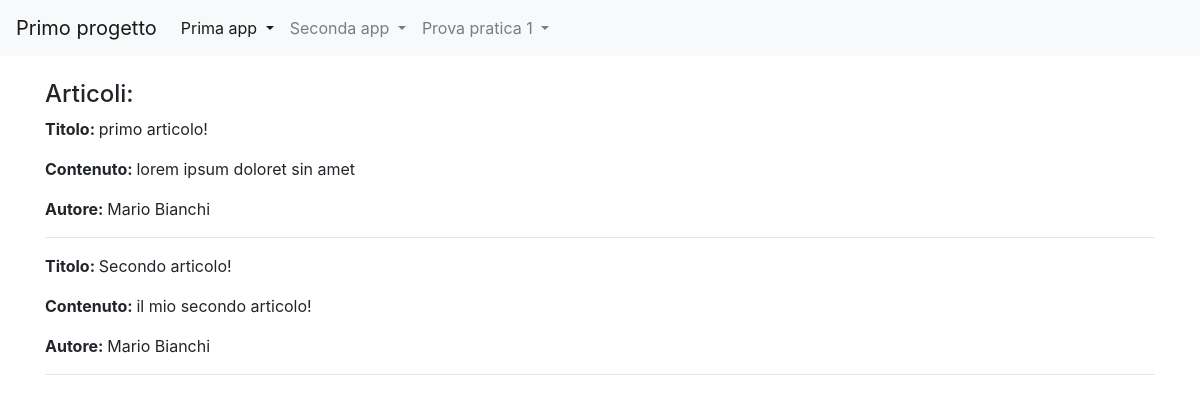
/news/lista_articoli, run on an earlier commit of the app's database.
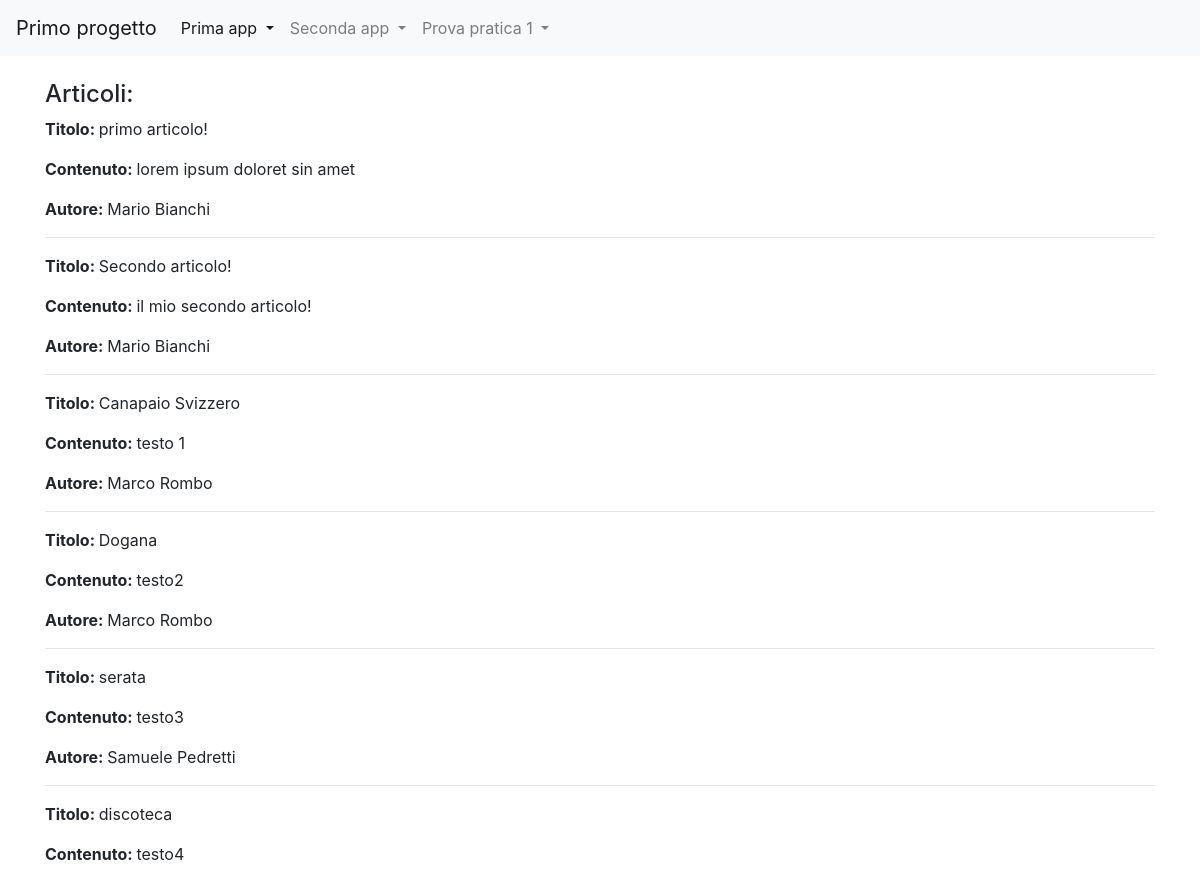
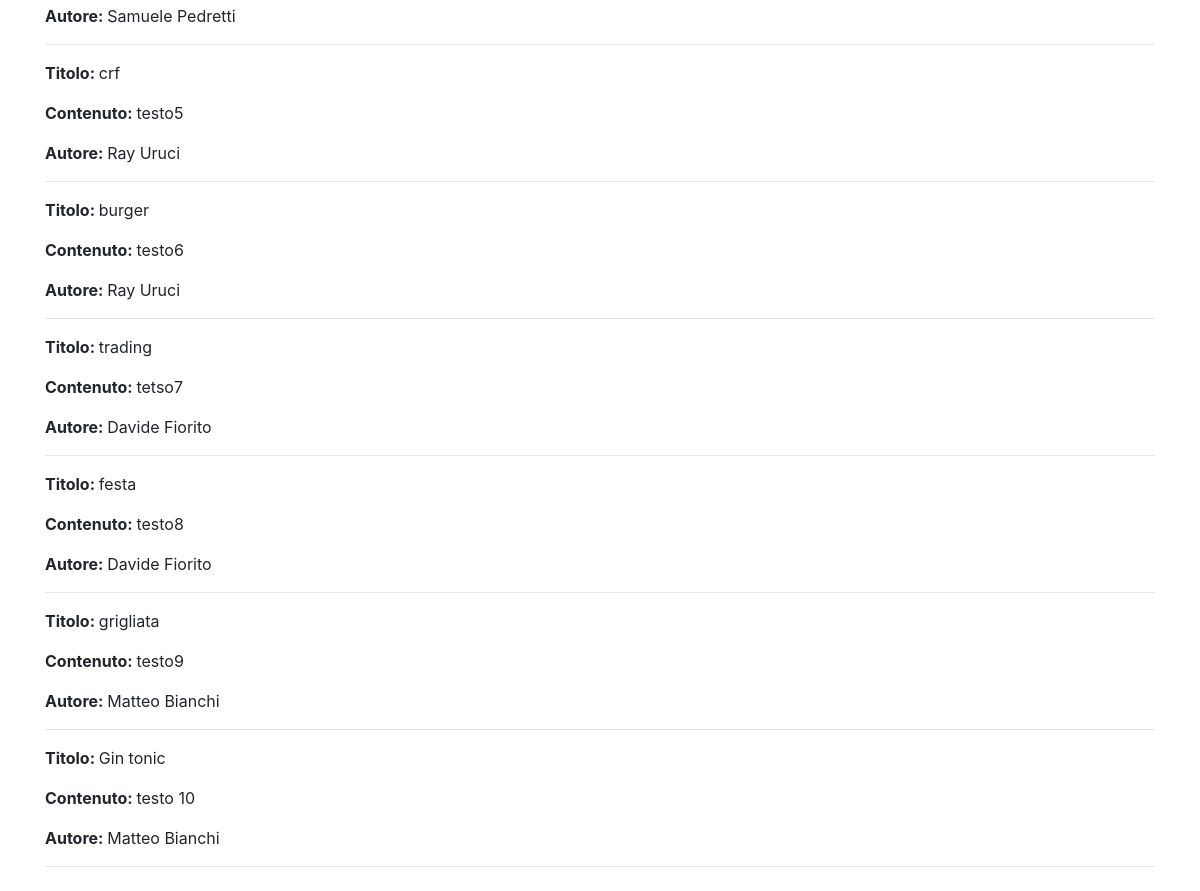
And on a later commit of the database (2 pictures, top to bottom).
### news/models.py (models this page shows, shortened)
class Articolo (models.Model):
    titolo = models.CharField(max_length=100)
    contenuto = models.TextField()
    giornalista = models.ForeignKey(Giornalista, on_delete=models.CASCADE, related_name="articoli")
    data=models.DateField(auto_now=True,blank=True)
    visualizzazioni=models.IntegerField(default=0,blank=True)
    class Meta:
            verbose_name = "Articolo"
            verbose_name_plural = "Articoli"

class Giornalista (models.Model):
    nome = models.CharField(max_length=20)
    cognome = models. CharField (max_length=20)
    anno_di_nascita = models.DateField(blank=True)
    def __str__(self):
        return self.nome + " " + self.cognome
    class Meta:
        verbose_name = "Giornalista"
        verbose_name_plural = "Giornalisti"

### news/views.py (the view)
# urls.py: path("lista_articoli", listaArticoli, name="lista_articoli")
def listaArticoli (request, pk=None):
    if pk==None:
        articoli = Articolo.objects.all()
    else:
        articoli = Articolo.objects.filter(giornalista_id=pk)
    context= {
        'articoli': articoli,
    }
    return render (request, 'lista_articoli.html', context)

### news/templates/news/lista_articoli.html (shortened to what this page needs)
{% extends 'base.html' %}
{% block content %}
<h4>Articoli:</h4>
    {% for articolo in articoli %}
        <p><strong>Titolo: </strong>{{ articolo.titolo }}</p>
        <p><strong>Contenuto: </strong>{{ articolo.contenuto }}</p>
        <p><strong>Autore: </strong>{{ articolo.giornalista }}</p>
        <hr>
    {% endfor %}
{% endblock content %}

What changed in the data, as far as the page shows it:
added Articolo: titolo "Canapaio Svizzero", contenuto "testo 1", giornalista "Marco Rombo"
added Articolo: titolo "Dogana", contenuto "testo2", giornalista "Marco Rombo"
added Articolo: titolo "serata", contenuto "testo3", giornalista "Samuele Pedretti"
added Articolo: titolo "discoteca", contenuto "testo4", giornalista "Samuele Pedretti"
added Articolo: titolo "crf", contenuto "testo5", giornalista "Ray Uruci"
added Articolo: titolo "burger", contenuto "testo6", giornalista "Ray Uruci"
added Articolo: titolo "trading", contenuto "tetso7", giornalista "Davide Fiorito"
added Articolo: titolo "festa", contenuto "testo8", giornalista "Davide Fiorito"
added Articolo: titolo "grigliata", contenuto "testo9", giornalista "Matteo Bianchi"
added Articolo: titolo "Gin tonic", contenuto "testo 10", giornalista "Matteo Bianchi"
